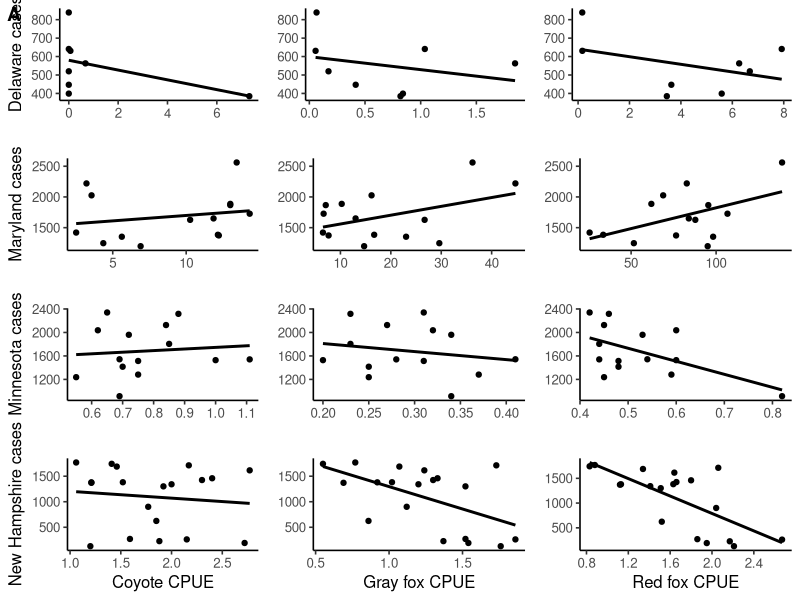
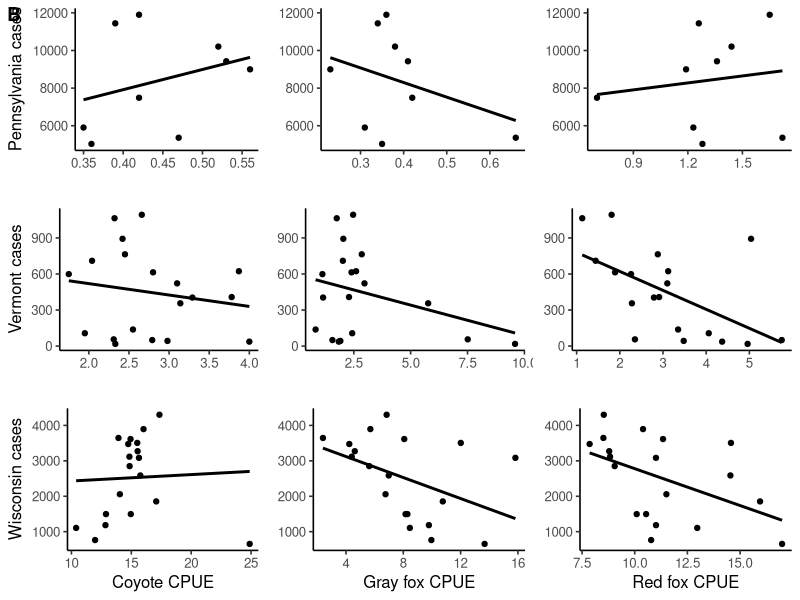
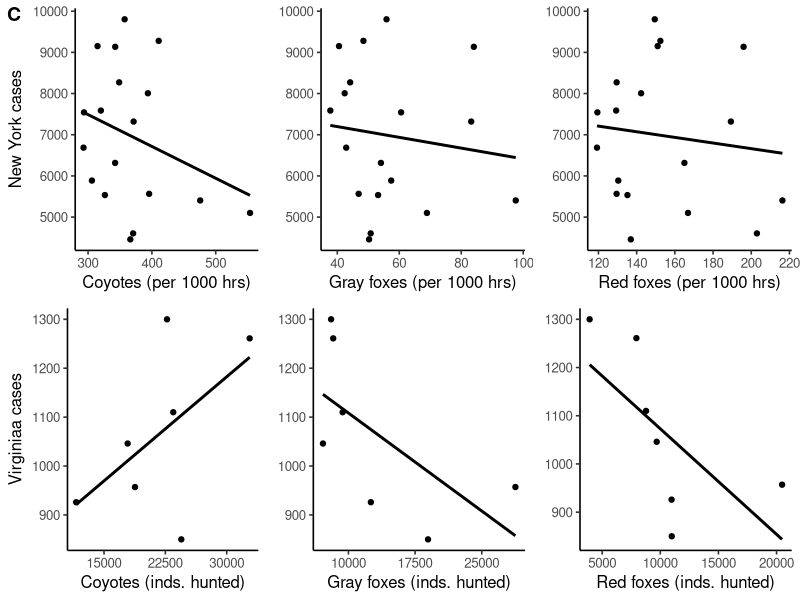

The R script that drew these images, in order:
library(ggplot2)
library(dplyr)
library(stringr)
library(readr)
library(cowplot)

# load state temporal data
DEdata <- read_csv('data_temporal/de_data.csv')
MDdata <- read_csv('data_temporal/md_data.csv')
MNdata <- read_csv('data_temporal/mn_data.csv')
NHdata <- read_csv('data_temporal/nh_data.csv')
NYdata <- read_csv('data_temporal/ny_data.csv')
PAdata <- read_csv('data_temporal/pa_data.csv')
VAdata <- read_csv('data_temporal/va_data.csv')
VTdata <- read_csv('data_temporal/vt_data.csv')
WIdata <- read_csv('data_temporal/wi_data.csv')

## run temporal regressions with covariates
DEmodel <- lm(state_lyme ~ gf + rf + coy + temp + rain + year, data = DEdata)
step(DEmodel, direction = 'backward')
fDEmodel <- lm(formula = state_lyme ~ temp, data = DEdata)
summary(fDEmodel)

MDmodel <- lm(state_lyme ~ gf + rf + coy + temp + rain + year, data = MDdata)
step(MDmodel, direction = 'backward')
fMDmodel <- lm(formula = state_lyme ~ rf, data = DEdata)
summary(fMDmodel)

MNmodel <- lm(lyme ~ gf + rf + coy + temp + rain + year, data = MNdata)
step(MNmodel, direction = 'backward')
fMNmodel <- lm(formula = lyme ~ gf + coy + temp + year, data = MNdata)
summary(fMNmodel)  
       
NHmodel <- lm(state_lyme ~ gf + rf +  coy + temp + rain + year, data = NHdata)
step(NHmodel, direction = 'backward')
fNHmodel <- lm(formula = state_lyme ~ rf +  coy + year, data = NHdata)
summary(fNHmodel)
          
NYmodel <- lm(state_lyme ~ gf + rf + coy + temp + rain + year, data = NYdata)
step(NYmodel, direction = 'backward')
fNYmodel <- lm(formula = state_lyme ~ year, data = NYdata)
summary(fNYmodel)

PAmodel <- lm(state_lyme ~ gf + rf + coy + temp + rain + year, data = PAdata)
step(PAmodel, direction = 'backward')
fPAmodel <- lm(formula = state_lyme ~ gf + rf + coy + rain + year, data = PAdata)
summary(fPAmodel)

VAmodel <- lm(lyme ~ gf + rf + coy + temp + year, data = VAdata)
step(VAmodel, direction = 'backward')
fVAmodel <- lm(formula = lyme ~ gf + coy + year, data = VAdata)
summary(fVAmodel)

VTmodel <- lm(state_lyme ~ gf + rf + coy + temp + rain + year, data = VTdata)
step(VTmodel, direction = 'backward')
fVTmodel <- lm(formula = state_lyme ~ rf + year, data = VTdata)
summary(fVTmodel)

WImodel <- lm(state_lyme ~ gf + rf + coy + temp + rain + year, data = WIdata)
step(WImodel, direction = 'backward')
fWImodel <- lm(formula = state_lyme ~ rf + year, data = WIdata)
summary(fWImodel)

## run temporal regressions without covariates
summary(lm(state_lyme ~ coy, data = DEdata))
summary(lm(state_lyme ~ coy, data = MDdata))
summary(lm(lyme ~ coy, data = MNdata))
summary(lm(state_lyme ~ coy, data = NHdata))
summary(lm(state_lyme ~ coy, data = NYdata))
summary(lm(state_lyme ~ coy, data = PAdata))
summary(lm(lyme ~ coy, data = VAdata))
summary(lm(state_lyme ~ coy, data = VTdata))
summary(lm(state_lyme ~ coy, data = WIdata))

summary(lm(state_lyme ~ gf, data = DEdata))
summary(lm(state_lyme ~ gf, data = MDdata))
summary(lm(lyme ~ gf, data = MNdata))
summary(lm(state_lyme ~ gf, data = NHdata))
summary(lm(state_lyme ~ gf, data = NYdata))
summary(lm(state_lyme ~ gf, data = PAdata))
summary(lm(lyme ~ gf, data = VAdata))
summary(lm(state_lyme ~ gf, data = VTdata))
summary(lm(state_lyme ~ gf, data = WIdata))

summary(lm(state_lyme ~ rf, data = DEdata))
summary(lm(state_lyme ~ rf, data = MDdata))
summary(lm(lyme ~ rf, data = MNdata))
summary(lm(state_lyme ~ rf, data = NHdata))
summary(lm(state_lyme ~ rf, data = NYdata))
summary(lm(state_lyme ~ rf, data = PAdata))
summary(lm(lyme ~ rf, data = VAdata))
summary(lm(state_lyme ~ rf, data = VTdata))
summary(lm(state_lyme ~ rf, data = WIdata))


## make temporal regression figure for appendix
DEcoy <- DEdata |>
  ggplot(aes(x=coy, y=state_lyme))+
  geom_point()+
  geom_smooth(method = lm, se = F, color = 'black')+
  xlab("")+
  ylab("Delaware cases")+
  theme_classic(base_size = 12)

DEgf <- DEdata |>
  ggplot(aes(x=gf, y=state_lyme))+
  geom_point()+
  geom_smooth(method = lm, se = F, color = 'black')+
  xlab("")+
  ylab("")+
  theme_classic(base_size = 12)+
  theme(axis.title.y = element_blank())

DErf <- DEdata |>
  ggplot(aes(x=rf, y=state_lyme))+
  geom_point()+
  geom_smooth(method = lm, se = F, color = 'black')+
  xlab("")+
  ylab("")+
  theme_classic(base_size = 12)+
  theme(axis.title.y = element_blank())

MDcoy <- MDdata |>
  ggplot(aes(x=coy, y=state_lyme))+
  geom_point()+
  geom_smooth(method = lm, se = F, color = 'black')+
  xlab("")+
  ylab("Maryland cases")+
  theme_classic(base_size = 12)

MDgf <- MDdata |>
  ggplot(aes(x=gf, y=state_lyme))+
  geom_point()+
  geom_smooth(method = lm, se = F, color = 'black')+
  xlab("")+
  ylab("")+
  theme_classic(base_size = 12)+
  theme(axis.title.y = element_blank())

MDrf <- MDdata |>
  ggplot(aes(x=rf, y=state_lyme))+
  geom_point()+
  geom_smooth(method = lm, se = F, color = 'black')+
  xlab("")+
  ylab("")+
  theme_classic(base_size = 12)+
  theme(axis.title.y = element_blank())

MNcoy <- MNdata |>
  ggplot(aes(x=coy, y=lyme))+
  geom_point()+
  geom_smooth(method = lm, se = F, color = 'black')+
  xlab("")+
  ylab("Minnesota cases")+
  theme_classic(base_size = 12)

MNgf <- MNdata |>
  ggplot(aes(x=gf, y=lyme))+
  geom_point()+
  geom_smooth(method = lm, se = F, color = 'black')+
  xlab("")+
  ylab("")+
  theme_classic(base_size = 12)+
  theme(axis.title.y = element_blank())

MNrf <- MNdata |>
  ggplot(aes(x=rf, y=lyme))+
  geom_point()+
  geom_smooth(method = lm, se = F, color = 'black')+
  xlab("")+
  ylab("")+
  theme_classic(base_size = 12)+
  theme(axis.title.y = element_blank())

NHcoy <- NHdata |>
  ggplot(aes(x=coy, y=state_lyme))+
  geom_point()+
  geom_smooth(method = lm, se = F, color = 'black')+
  xlab("Coyote CPUE")+
  ylab("New Hampshire cases")+
  theme_classic(base_size = 12)

NHgf <- NHdata |>
  ggplot(aes(x=gf, y=state_lyme))+
  geom_point()+
  geom_smooth(method = lm, se = F, color = 'black')+
  xlab("Gray fox CPUE")+
  ylab("")+
  theme_classic(base_size = 12)+
  theme(axis.title.y = element_blank())

NHrf <- NHdata |>
  ggplot(aes(x=rf, y=state_lyme))+
  geom_point()+
  geom_smooth(method = lm, se = F, color = 'black')+
  xlab("Red fox CPUE")+
  ylab("")+
  theme_classic(base_size = 12)+
  theme(axis.title.y = element_blank())

PAcoy <- PAdata |>
  ggplot(aes(x=coy, y=state_lyme))+
  geom_point()+
  geom_smooth(method = lm, se = F, color = 'black')+
  xlab("")+
  ylab("Pennsylvania cases")+
  theme_classic(base_size = 12)

PAgf <- PAdata |>
  ggplot(aes(x=gf, y=state_lyme))+
  geom_point()+
  geom_smooth(method = lm, se = F, color = 'black')+
  xlab("")+
  ylab("")+
  theme_classic(base_size = 12)+
  theme(axis.title.y = element_blank())

PArf <- PAdata |>
  ggplot(aes(x=rf, y=state_lyme))+
  geom_point()+
  geom_smooth(method = lm, se = F, color = 'black')+
  xlab("")+
  ylab("")+
  theme_classic(base_size = 12)+
  theme(axis.title.y = element_blank())

VTcoy <- VTdata |>
  ggplot(aes(x=coy, y=state_lyme))+
  geom_point()+
  geom_smooth(method = lm, se = F, color = 'black')+
  xlab("")+
  ylab("Vermont cases")+
  theme_classic(base_size = 12)

VTgf <- VTdata |>
  ggplot(aes(x=gf, y=state_lyme))+
  geom_point()+
  geom_smooth(method = lm, se = F, color = 'black')+
  xlab("")+
  ylab("")+
  theme_classic(base_size = 12)+
  theme(axis.title.y = element_blank())

VTrf <- VTdata |>
  ggplot(aes(x=rf, y=state_lyme))+
  geom_point()+
  geom_smooth(method = lm, se = F, color = 'black')+
  xlab("")+
  ylab("")+
  theme_classic(base_size = 12)+
  theme(axis.title.y = element_blank())

WIcoy <- WIdata |>
  ggplot(aes(x=coy, y=state_lyme))+
  geom_point()+
  geom_smooth(method = lm, se = F, color = 'black')+
  xlab("Coyote CPUE")+
  ylab("Wisconsin cases")+
  theme_classic(base_size = 12)

WIgf <- WIdata |>
  ggplot(aes(x=gf, y=state_lyme))+
  geom_point()+
  geom_smooth(method = lm, se = F, color = 'black')+
  xlab("Gray fox CPUE")+
  ylab("")+
  theme_classic(base_size = 12)+
  theme(axis.title.y = element_blank())

WIrf <- WIdata |>
  ggplot(aes(x=rf, y=state_lyme))+
  geom_point()+
  geom_smooth(method = lm, se = F, color = 'black')+
  xlab("Red fox CPUE")+
  ylab("")+
  theme_classic(base_size = 12)+
  theme(axis.title.y = element_blank())



figS1a <- plot_grid(DEcoy, DEgf, DErf, 
          MDcoy, MDgf, MDrf, 
          MNcoy, MNgf, MNrf,
          NHcoy, NHgf, NHrf,
          ncol = 3,
          labels = c('A',rep('',11)))

figS1b <- plot_grid(PAcoy, PAgf, PArf,
          VTcoy, VTgf, VTrf,
          WIcoy, WIgf, WIrf,
          ncol = 3,
          labels = c('B',rep('',8)))


NYcoy <- NYdata |>
  ggplot(aes(x=coy, y=state_lyme))+
  geom_point()+
  geom_smooth(method = lm, se = F, color = 'black')+
  xlab("Coyotes (per 1000 hrs)")+
  ylab("New York cases")+
  theme_classic(base_size = 12)
NYgf <- NYdata |>
  ggplot(aes(x=gf, y=state_lyme))+
  geom_point()+
  geom_smooth(method = lm, se = F, color = 'black')+
  xlab("Gray foxes (per 1000 hrs)")+
  theme_classic(base_size = 12) +
  theme(axis.title.y = element_blank())
NYrf <- NYdata |>
  ggplot(aes(x=rf, y=state_lyme))+
  geom_point()+
  geom_smooth(method = lm, se = F, color = 'black')+
  xlab("Red foxes (per 1000 hrs)")+
  theme_classic(base_size = 12)+
  theme(axis.title.y = element_blank())


VAcoy <- VAdata |>
  ggplot(aes(x=coy, y=lyme))+
  geom_point()+
  geom_smooth(method = lm, se = F, color = 'black')+
  xlab("Coyotes (inds. hunted)")+
  ylab("Virginiaa cases")+
  theme_classic(base_size = 12) +
  scale_x_continuous(breaks = c(15000,22500,30000))
VAgf <- VAdata |>
  ggplot(aes(x=gf, y=lyme))+
  geom_point()+
  geom_smooth(method = lm, se = F, color = 'black')+
  xlab("Gray foxes (inds. hunted)")+
  theme_classic(base_size = 12)+
  theme(axis.title.y = element_blank()) +
  scale_x_continuous(breaks = c(10000,17500,25000))
VArf <- VAdata |>
  ggplot(aes(x=rf, y=lyme))+
  geom_point()+
  geom_smooth(method = lm, se = F, color = 'black')+
  xlab("Red foxes (inds. hunted)")+
  theme_classic(base_size = 12)+
  theme(axis.title.y = element_blank())



figS1c <- plot_grid(NYcoy, NYgf, NYrf,
          VAcoy, VAgf, VArf,
          ncol = 3,
          labels = c('C',rep('',5)))

ggsave('figures/figureS1a.pdf', figS1a, width = 7, height = 9, units = 'in')
ggsave('figures/figureS1b.pdf', figS1b, width = 7, height = 7, units = 'in')
ggsave('figures/figureS1c.pdf', figS1c, width = 7, height = 5, units = 'in')

